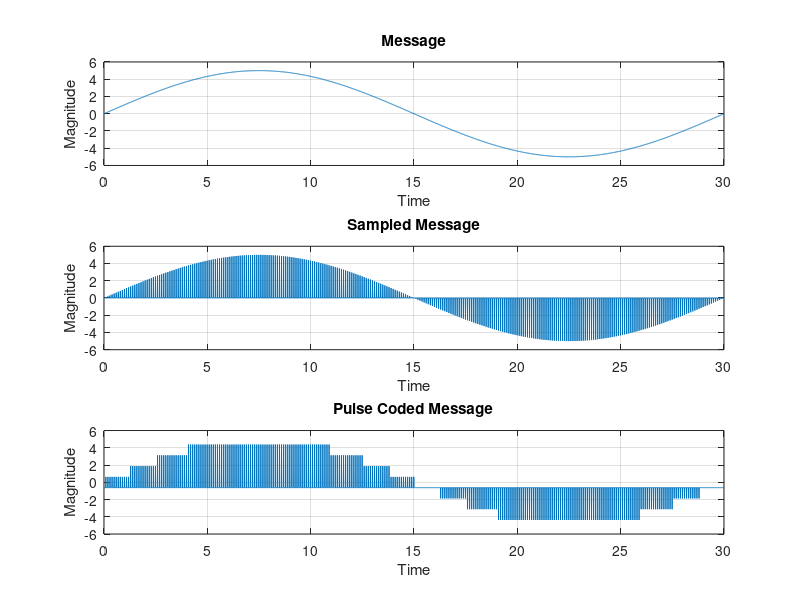

Here is the MATLAB script that generated this plot:
% Am = amplitute of sine wave
% ts = sampling time
% fs = sampling frequency
% tmax = maximum time
% step = number of steps for quantizing the signal
% level = upper and lower bound of the meassage signal
% d = value of each step
%%===============================================
% MD SHAHBAZ KHAN
% B. Tech (3rd year), ECE
% Delhi Technological University, Delhi-110042
%%===============================================
ts = 0.01
tmax = 30
Am  = 5
t = 0:ts:tmax;
m = Am*sin(2*pi*t/30);
subplot(3,1,1)
plot(t,m)
xlabel('Time')
ylabel('Magnitude')
title('Message')
grid on

fs = 10
x = []
for i=1:tmax/ts+1
    if(rem(i,fs)==0)
        x(i) = m(i);
    else
        x(i) = 0;
    end
end
subplot(3,1,2)
plot(t,x)
xlabel('Time')
ylabel('Magnitude')
title('Sampled Message')
grid on

level = 2*Am;
step = 8
d = level/step
delta = []
for i=1:level+1
    delta(i) = -Am+(i-1)*d;
end
y = []
for i=1:tmax/ts+1
    for j = 1:level
        if(x(i)>delta(j) && x(i)<=delta(j+1))
            y(i) = (delta(j)+delta(j+1))/2;
        end
    end
end
subplot(3,1,3)
plot(t,y)
xlabel('Time')
ylabel('Magnitude')
title('Pulse Coded Message')
grid on

z = y - min(y);
z = dec2bin(z);
display(z)
